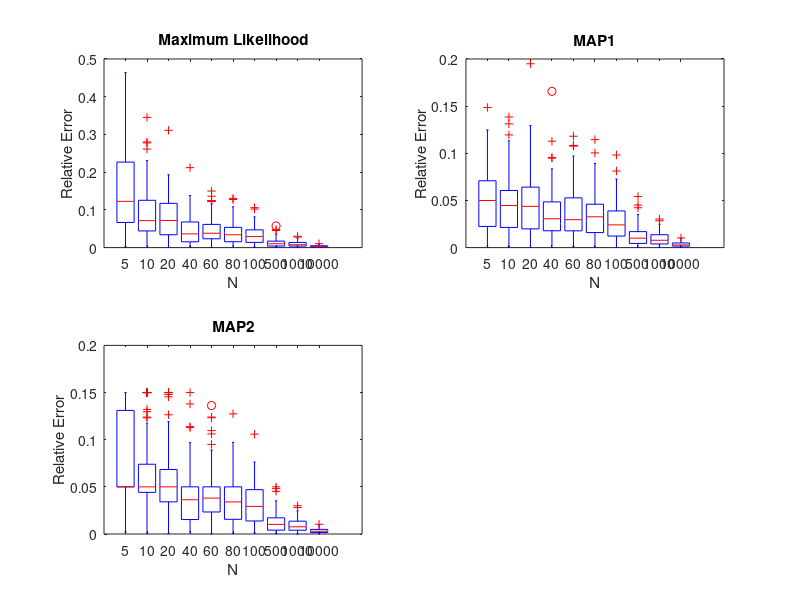

Reproduce this figure in MATLAB.
clear;
M = 100;
sigma_true = 4;
sigma_prior = 1;
mean_true = 10;
mean_prior = 10.5;
%The columns of the following three matrices will contain errors for each
%n
errors_ml = zeros(M,10);
errors_map1 = zeros(M,10);
errors_map2 = zeros(M,10);
iter1 = 1;
N = [5 10 20 40 60 80 100 500 1000 10000];
for j = 1:10
    for i = 1:M
        %generating the data
        data = randn(N(j),1);
        %transforming the required gaussian to get the required mean and
        %variance
        data = data.*4 + 10;
        %ml is the maximum likelihood estimate
        ml = mean(data);
        %storing the error of the ml for this iteration in the matrices for
        %the corresponding N
        errors_ml(i,j) = abs((ml - mean_true)/mean_true);
        %Using the formula for map estimate
        map_1 = (mean_prior*(sigma_true)^2/N(j) + ml*(sigma_prior)^2)/(sigma_true^2/N(j) + sigma_prior^2);
        errors_map1(i,j) = abs((map_1 - mean_true)/mean_true);
        %Calculating map2 Explaination given in the pdf
        map_2 = ml;
        if map_2 < 9.5
            map_2 = 9.5;
        elseif map_2 > 11.5
            map_2 = 11.5;
        end
        errors_map2(i,j) = abs((map_2 - mean_true)/mean_true);
    end
end
%Plotting the graphs for each estimates
subplot(2,2,1);
boxplot(errors_ml);
title('Maximum Likelihood');
set(gca,'XTickLabel',N);
xlabel('N');
ylabel('Relative Error');
subplot(2,2,2);
boxplot(errors_map1);
title('MAP1');
set(gca,'XTickLabel',N);
xlabel('N');
ylabel('Relative Error');
subplot(2,2,3);
boxplot(errors_map2);
title('MAP2');
set(gca,'XTickLabel',N);
xlabel('N');
ylabel('Relative Error');